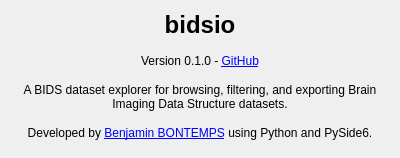
<?xml version="1.0" encoding="UTF-8"?>
<ui version="4.0">
 <class>AboutDialog</class>
 <widget class="QDialog" name="AboutDialog">
  <property name="geometry">
   <rect>
    <x>0</x>
    <y>0</y>
    <width>400</width>
    <height>158</height>
   </rect>
  </property>
  <property name="windowTitle">
   <string>About bidsio</string>
  </property>
  <property name="sizeGripEnabled">
   <bool>false</bool>
  </property>
  <layout class="QVBoxLayout" name="verticalLayout">
   <property name="spacing">
    <number>15</number>
   </property>
   <item>
    <widget class="QLabel" name="titleLabel">
     <property name="font">
      <font>
       <pointsize>18</pointsize>
       <bold>true</bold>
      </font>
     </property>
     <property name="text">
      <string>bidsio</string>
     </property>
     <property name="alignment">
      <set>Qt::AlignmentFlag::AlignCenter</set>
     </property>
    </widget>
   </item>
   <item>
    <widget class="QLabel" name="versionLabel">
     <property name="text">
      <string>Version 0.1.0 - &lt;a href=&quot;https://github.com/CRNL-Eduwell/bidsio&quot;&gt;&lt;span style=&quot; text-decoration: underline; color:#0000ff;&quot;&gt;GitHub&lt;/span&gt;&lt;/a&gt;</string>
     </property>
     <property name="alignment">
      <set>Qt::AlignmentFlag::AlignCenter</set>
     </property>
    </widget>
   </item>
   <item>
    <widget class="QLabel" name="descriptionLabel">
     <property name="text">
      <string>A BIDS dataset explorer for browsing, filtering, and exporting Brain Imaging Data Structure datasets.</string>
     </property>
     <property name="alignment">
      <set>Qt::AlignmentFlag::AlignCenter</set>
     </property>
     <property name="wordWrap">
      <bool>true</bool>
     </property>
    </widget>
   </item>
   <item>
    <widget class="QLabel" name="developerLabel">
     <property name="text">
      <string>&lt;html&gt;&lt;head/&gt;&lt;body&gt;&lt;p&gt;Developed by &lt;a href=&quot;https://github.com/zigaroula&quot;&gt;&lt;span style=&quot; text-decoration: underline; color:#0000ff;&quot;&gt;Benjamin BONTEMPS&lt;/span&gt;&lt;/a&gt; using Python and PySide6.&lt;/p&gt;&lt;/body&gt;&lt;/html&gt;</string>
     </property>
     <property name="textFormat">
      <enum>Qt::TextFormat::RichText</enum>
     </property>
     <property name="alignment">
      <set>Qt::AlignmentFlag::AlignCenter</set>
     </property>
     <property name="openExternalLinks">
      <bool>true</bool>
     </property>
    </widget>
   </item>
   <item>
    <spacer name="verticalSpacer">
     <property name="orientation">
      <enum>Qt::Orientation::Vertical</enum>
     </property>
     <property name="sizeHint" stdset="0">
      <size>
       <width>20</width>
       <height>40</height>
      </size>
     </property>
    </spacer>
   </item>
  </layout>
 </widget>
 <resources>
  <include location="../resources/resources.qrc"/>
 </resources>
 <connections/>
</ui>
